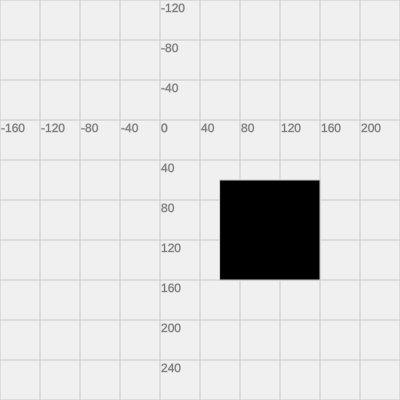
Frame 1 (no input)
Frame 60 (no input): identical to frame 1, image omitted
Frame 120 (the mouse pressed at the canvas centre since frame 60): identical to frame 1, image omitted

The p5.js sketch that drew this single still picture (run headless with seeded random() and noise() and a simulated clock; from frame 60 on, the mouse is pressed at the canvas centre):

// p5.js sketch
// ── sketch.js
function setup() {
  createCanvas(400, 400);
}

function draw() {
  background(240);
  translate(160,120);
  drawGrid();
  fill(0);
  rect(60,60,100,100);
}

function drawGrid(){
  stroke(200);
  fill(120);
  
  for(var x = -width; x < width; x +=40){
    line(x, -height, x, height);
    text(x, x+1, 12);
  }
  
  for(var y = -height; y < height; y +=40){
    line(-width, y, width, y);
    text(y, 1, y+12);
  }
}
